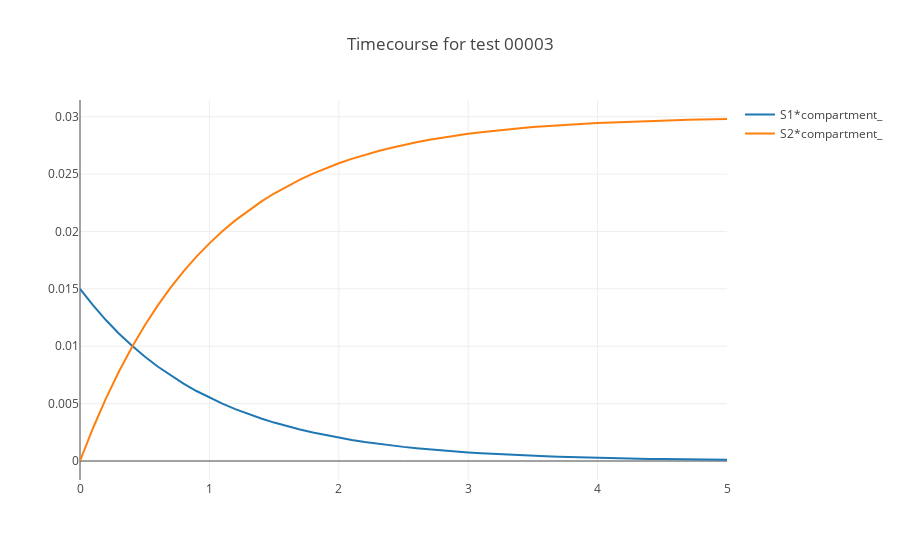
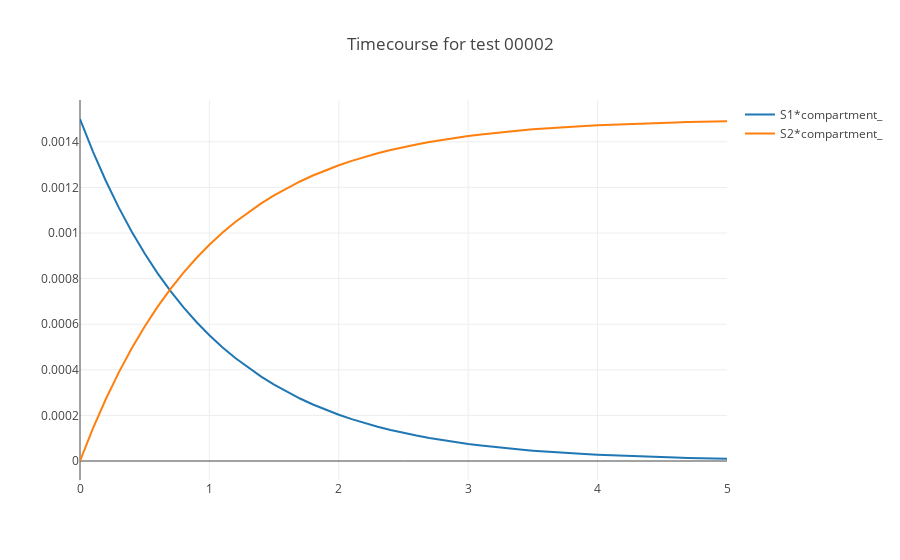
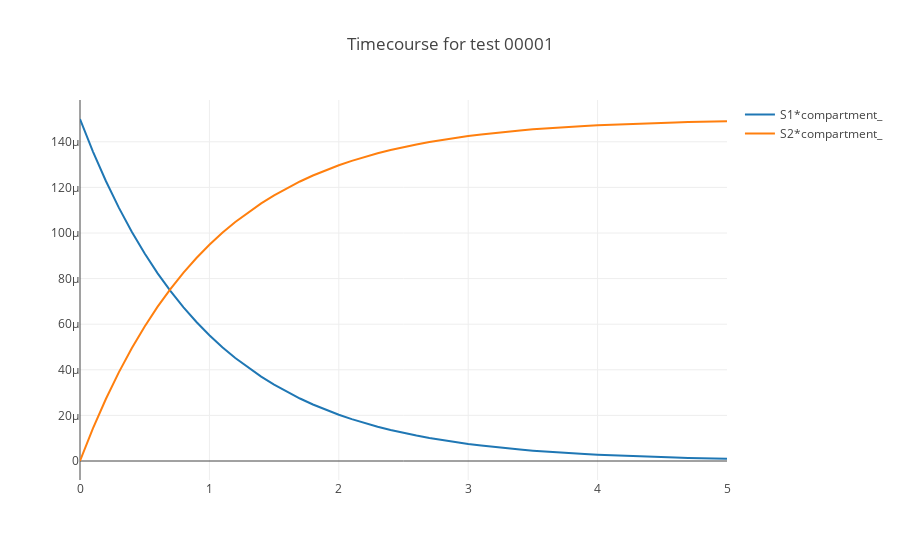

The cell these charts' notebook holds for them, in order:
### Markdown cell above
<a id="simulations"></a>
## Step 6: Run all simulations in the COMBINE archives in Tellurium.

This runs the simulations in all COMBINE archives specified by the `cases` variable. By default, this will run all tests that Tellurium supports, which will take a **long** time. You can set the `cases` variable to a subset of tests at the [beginning](#begin) of this notebook.

### Code cell
import tellurium as te

n_failures = 0
n_successes = 0
for case in cases:
    archive_name = case+'.omex'
    print('Running {}'.format(archive_name))
    case_path = os.path.join(lv_archive_path, archive_name)
    te.convertAndExecuteCombineArchive(case_path)
    
    # compare results
    csv = te.extractFileFromCombineArchive(case_path, case+'-results.csv')
    from io import StringIO
    import pandas as pd
    df = pd.read_csv(StringIO(csv))
    report = te.getLastReport()
    report = report.drop(report.shape[0]-1)
    df.columns = report.columns
    # difference between simulation and expected results
    diff = report.subtract(df)
    max_val = (diff**2).mean().max()
    if max_val > max_threshold:
        n_failures += 1
    else:
        n_successes += 1

print('Finished running tests: {} PASS, {} FAIL'.format(n_successes, n_failures))
